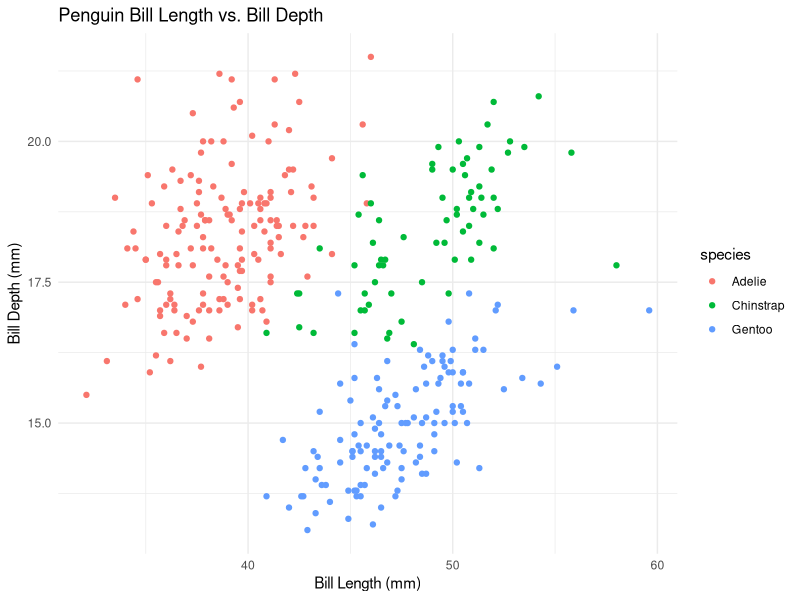

Here is the R script that generated this plot:
## ---- chunk 1

library(tidyverse)
library(palmerpenguins)
## ---- chunk 2
penguins_summary <- penguins |>
  group_by(species) |>
  summarise(
    average_bill_length = mean(bill_length_mm, na.rm = TRUE),
    .groups = "drop"
  )

penguins_summary
## ---- chunk 3
ggplot(penguins, aes(x = bill_length_mm,
                     y = bill_depth_mm,
                     color = species)) +
  geom_point() +
  labs(
    title = "Penguin Bill Length vs. Bill Depth",
    x = "Bill Length (mm)",
    y = "Bill Depth (mm)"
  ) +
  theme_minimal()
